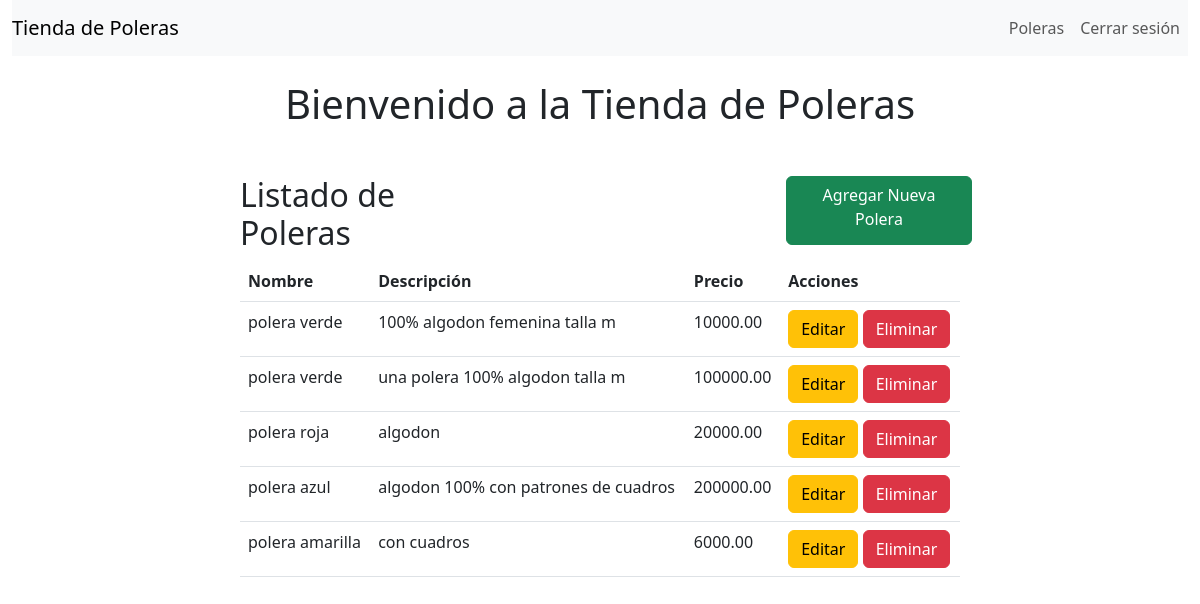
The app's page / (signed in) with its own data.
### productos/models.py (models this page shows, shortened)
class Polera(models.Model):
    nombre = models.CharField(max_length=100)
    descripcion = models.TextField()
    precio = models.DecimalField(max_digits=10, decimal_places=2)

### productos/views.py (the view)
# urls.py: path('', listar_poleras, name='listar_poleras'),
@login_required
def listar_poleras(request):
    poleras = Polera.objects.all()
    return render(request,'listar_poleras.html', {'poleras': poleras})

### templates/listar_poleras.html
{% extends 'base.html' %}
{% block content %}
<div class="container mt-5">
    <div class="row">
        <div class="col-8 mx-auto">
            <div class="row d-flex justify-content-between">
                <h2 class="col-4">Listado de Poleras</h2>
                <a href="{% url 'crear_polera' %}" class="btn btn-success mb-3 col-3">Agregar Nueva Polera</a>
            </div>
            <table class="table">
                <thead>
                    <tr>
                        <th>Nombre</th>
                        <th>Descripción</th>
                        <th>Precio</th>
                        <th>Acciones</th>
                    </tr>
                </thead>
                <tbody>
                    {% for polera in poleras %}
                    <tr>
                        <td>{{ polera.nombre }}</td>
                        <td>{{ polera.descripcion }}</td>
                        <td>{{ polera.precio }}</td>
                        <td>
                            <a href="{% url 'editar_polera' polera.pk %}" class="btn btn-warning">Editar</a>
                            <a href="{% url 'eliminar_polera' polera.pk %}" class="btn btn-danger">Eliminar</a>
                        </td>
                    </tr>
                    {% endfor %}
                </tbody>
            </table>
        </div>
    </div>
</div>
{% endblock %}

### templates/base.html (shortened to what this page needs)
<!DOCTYPE html>
<html lang="es">
    <head>
        <link href="https://cdn.jsdelivr.net/npm/bootstrap@5.3.0-alpha1/dist/css/bootstrap.min.css" rel="stylesheet">
    </head>
    <body>
        <div class="container-fluid">
            <nav class="navbar navbar-expand-lg navbar-light bg-light">
                <a class="navbar-brand" href="/">Tienda de Poleras</a>
                <div class="collapse navbar-collapse">
                    <ul class="navbar-nav ms-auto">
                        <li class="nav-item">
                            <a class="nav-link" href="{% url 'listar_poleras' %}">Poleras</a>
                        </li>
                        {% if user.is_authenticated %}
                            <li class="nav-item">
                                <form method="post" action="{% url 'logout' %}">
                                    <button type="submit" class="btn-link nav-link" >Cerrar sesión</button>
                                </form>
                            </li>
                        {% endif %}
                    </ul>
                </div>
            </nav>
        </div>
        <div class="container mt-4">
            <h1 class="text-center">Bienvenido a la Tienda de Poleras</h1>
            {% block content %}
            {% endblock %}
        </div>
    </body>
</html>

### records on screen
Polera: nombre "polera verde", descripcion "100% algodon femenina talla m", precio "10000.00"
Polera: nombre "polera verde", descripcion "una polera 100% algodon talla m", precio "100000.00"
Polera: nombre "polera roja", descripcion "algodon", precio "20000.00"
Polera: nombre "polera azul", descripcion "algodon 100% con patrones de cuadros", precio "200000.00"
Polera: nombre "polera amarilla", descripcion "con cuadros", precio "6000.00"
